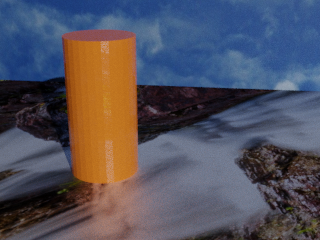
#> input picture ASN3_trumbull/Media/Frame0064.png, 320 x 240 px, found by its file name
$ python Part01.py
#> lines starting #> are read from the running program, lines starting #| are printed output that depends on the picture
import cv2
import numpy as np

# Reading our image in color
img = cv2.imread("ASN3_trumbull/Media/Frame0064.png", 1)
#> img is the input picture: shape (240, 320, 3); mean B, G, R 92.8, 81.5, 83.7

# Extracting the red, green, and blue channels
blue, green, red = cv2.split(img)
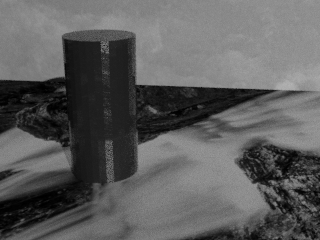
#> blue: shape (240, 320); min 0, max 180, mean 92.8
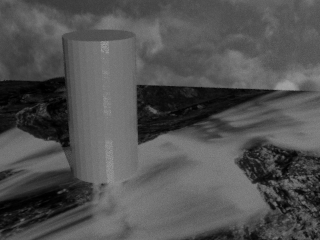
#> green: shape (240, 320); min 0, max 164, mean 81.5
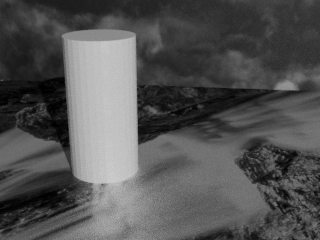
#> red: shape (240, 320); min 0, max 206, mean 83.7

zeros = np.zeros(blue.shape, np.uint8)

blueBGR = cv2.merge((blue, zeros, zeros))
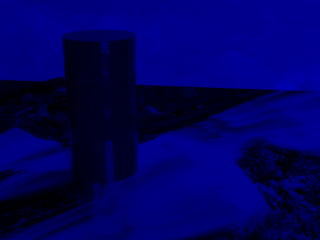
#> blueBGR: shape (240, 320, 3); mean of channels 0, 1, 2 92.8, 0, 0; drawn as B, G, R
greenBGR = cv2.merge((zeros, green, zeros))
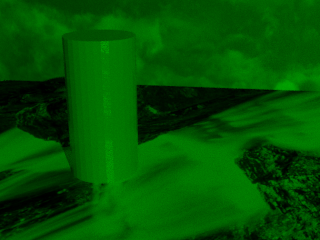
#> greenBGR: shape (240, 320, 3); mean of channels 0, 1, 2 0, 81.5, 0; drawn as B, G, R
redBGR = cv2.merge((zeros, zeros, red))
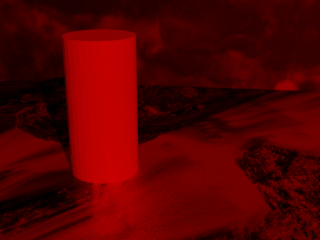
#> redBGR: shape (240, 320, 3); mean of channels 0, 1, 2 0, 0, 83.7; drawn as B, G, R

# Displaying all of our images!
cv2.imshow('Normal', img)
cv2.imshow('blue BGR', blueBGR)
cv2.imshow('green BGR', greenBGR)
cv2.imshow('red BGR', redBGR)

cv2.imwrite("ASN3_trumbull/Outputs/BlueChannel.png", blueBGR)
cv2.imwrite("ASN3_trumbull/Outputs/RedChannel.png", redBGR)
cv2.imwrite("ASN3_trumbull/Outputs/GreenChannel.png", greenBGR)

cv2.waitKey(0)
cv2.destroyAllWindows()
